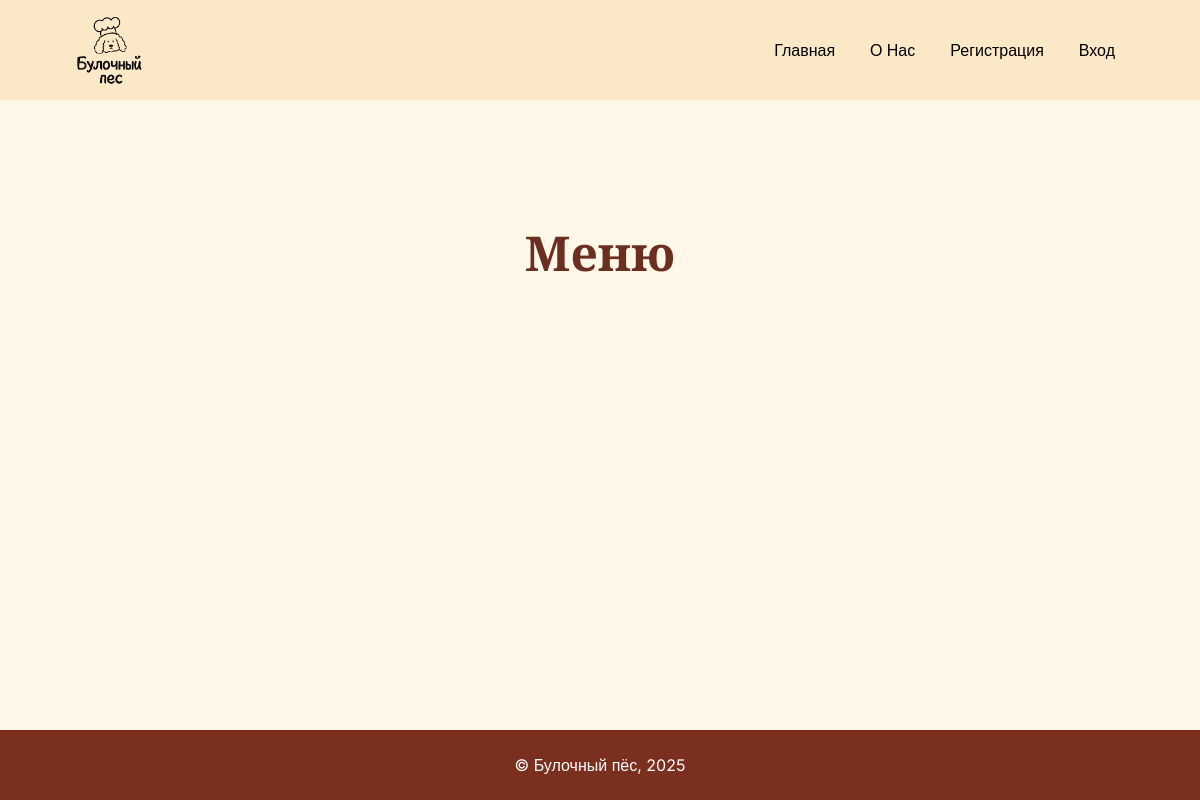
The app's page /catalog/, older data.
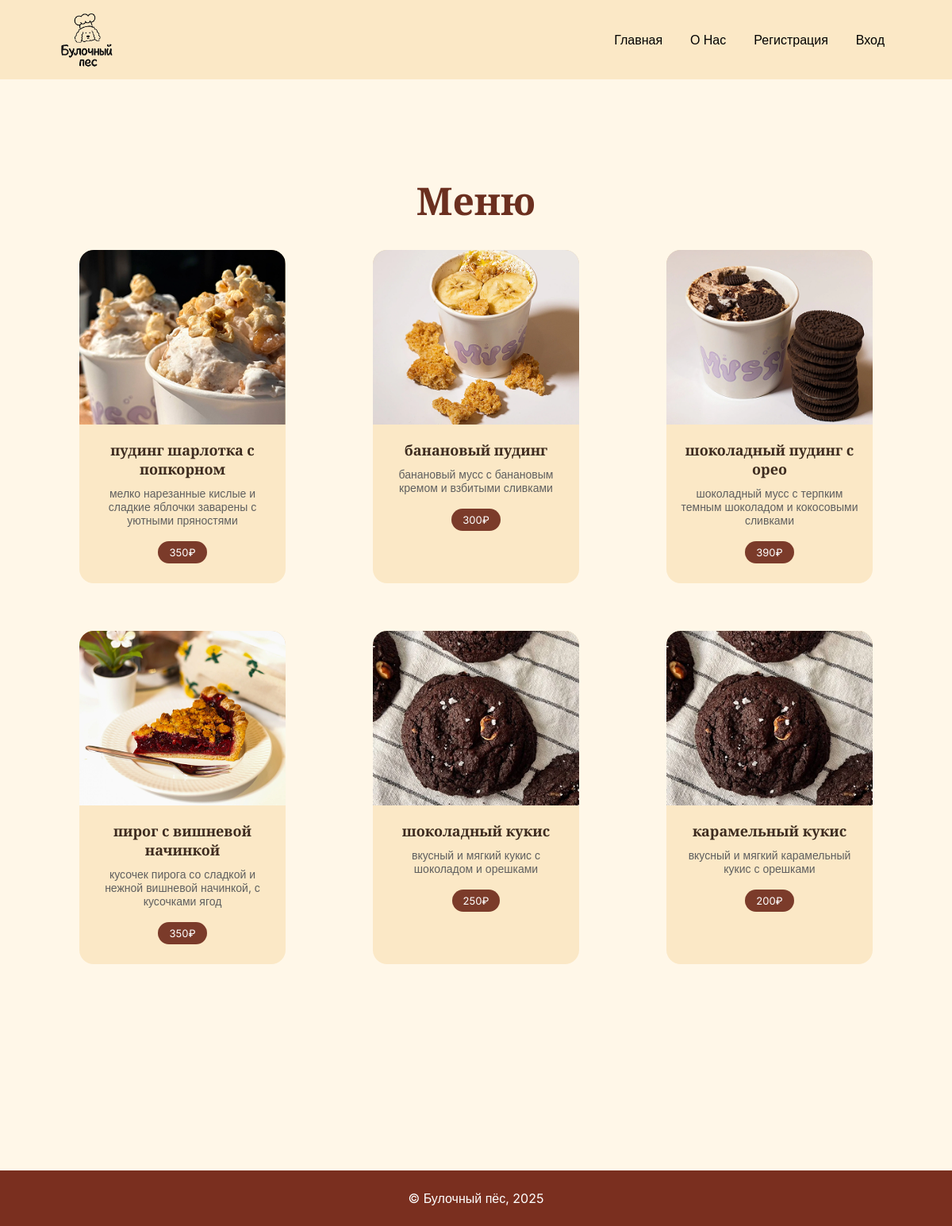
The same page, newer data.
### bakery/models.py (models this page shows, shortened)
class Product(models.Model):
    name = models.CharField(max_length=100)
    description = models.TextField()
    price = models.IntegerField()
    image = models.ImageField(upload_to='products/', blank=True)

### bakery/views.py (the view)
# urls.py: path('catalog/', views.catalog, name='catalog'),
def catalog(request):
    products = Product.objects.all()
    return render(request, 'catalog.html', {
        'products': products
    })

### templates/catalog.html (shortened to what this page needs)
{% load static %}
<!DOCTYPE html>
<html lang="ru">
<head>
    <link rel="stylesheet" href="{% static 'css/catalog.css' %}">
    <link rel="stylesheet" href="{% static 'css/style.css' %}">
</head>
<body>
    <header class="header">
        <div class="container">
            <div class="logo">
                <img src="{% static 'images/dogsdog.png' %}" alt="Логотип Булочный Пёс" />
            </div>
            <nav class="main-nav">
                <a href="{% url 'index' %}" class="nav-link">Главная</a>
                <a href="/about/" class="nav-link">О Нас</a>
                <a href="{% url 'registration' %}" class="nav-link">Регистрация</a>
                <a href="{% url 'vhod' %}" class="nav-link">Вход</a>
            </nav>
        </div>
    </header>
    <main class="main-content">
        <section class="menu-section">
            <div class="container">
                <h1 class="menu-title">Меню</h1>
          <div class="menu-items">
    {% for product in products %}
        <div class="menu-card">
            <div class="menu-image">
                {% if product.image %}
                    <img src="{{ product.image.url }}" alt="{{ product.name }}">
                {% endif %}
            </div>
            <div class="menu-content">
                <h3 class="item-title">{{ product.name }}</h3>
                <p class="item-description">{{ product.description }}</p>
                <span class="price">{{ product.price }}₽</span>
            </div>
        </div>
    {% endfor %}
</div>
        </section>
    </main>
    <footer class="footer">
        <div class="container">
            <p class="copyright">© Булочный пёс, 2025</p>
        </div>
    </footer>
</body>
</html>

### static/css/catalog.css (style rules this page uses)
.menu-section { padding: 80px 0 120px; background-color: #FFF7E8; }
.menu-title { font-family: 'Playfair Display', serif; font-size: 48px; text-align: center; margin-bottom: 30px; color: #6b2f1f; }
.menu-items { margin-bottom: 80px; display: grid; grid-template-columns: repeat(3, 1fr); gap: 60px; justify-items: center; }
.menu-card { background-color: #FBE8C6; width: 260px; border-radius: 18px; overflow: hidden; text-align: center; }
.menu-image { width: 100%; height: 220px; overflow: hidden; border-radius: 16px 16px 0 0; background-color: #e7d3b0; }
.menu-image img { width: 100%; height: 100%; object-fit: cover; display: block; }
.menu-content { padding: 20px 18px 25px; }
.item-title { font-family: 'Playfair Display', serif; font-size: 18px; margin-bottom: 10px; color: #3d2b1f; }
.item-description { font-family: 'Inter', sans-serif; font-size: 14px; color: #5f5f5f; margin-bottom: 18px; }
.price { display: inline-block; background-color: #7b3b2a; color: #fff; padding: 6px 14px; border-radius: 20px; font-size: 13px; }

### static/css/style.css (style rules this page uses)
* { margin: 0; padding: 0; box-sizing: border-box; }
html, body { height: 100%; }
h1,h2,h3 { font-family: 'Playfair Display', serif; }
body { font-family: 'Inter', sans-serif; background-color: #FFF7E8; color: #000; display: flex; flex-direction: column; }
.container { width: 90%; max-width: 1200px; margin: 0 auto; padding: 0 15px; }
.header { background-color: #FBE8C6; padding: 15px 0; }
.header .container { display: flex; justify-content: space-between; align-items: center; }
.logo { display: flex; align-items: center; }
.logo img { width: 70px; height: 70px; }
.main-nav { display: flex; align-items: center; gap: 15px; }
.nav-link { text-decoration: none; color: #000; font-weight: 500; font-size: 16px; padding: 5px 10px; }
.main-content { padding: 40px 0 60px; }
.footer { background-color: #7A2F1F; padding: 25px 0; margin-top: auto; width: 100%; }
.copyright { color: #fff; text-align: center; font-size: 16px; font-weight: 400; }
@media (min-width: 1200px) { .container { max-width: 1140px; } }

Row changes from the older to the newer data that the page shows:
added Product: image (picture), name "пудинг шарлотка с попкорном", description "мелко нарезанные кислые и сладкие яблочки заварены с уютными пряностями", price "350"
added Product: image (picture), name "банановый пудинг", description "банановый мусс с банановым кремом и взбитыми сливками", price "300"
added Product: image (picture), name "шоколадный пудинг с орео", description "шоколадный мусс с терпким темным шоколадом и кокосовыми сливками", price "390"
added Product: image (picture), name "пирог с вишневой начинкой", description "кусочек пирога со сладкой и нежной вишневой начинкой, с кусочками ягод", price "350"
added Product: image (picture), name "шоколадный кукис", description "вкусный и мягкий кукис с шоколадом и орешками", price "250"
added Product: image (picture), name "карамельный кукис", description "вкусный и мягкий карамельный кукис с орешками", price "200"
